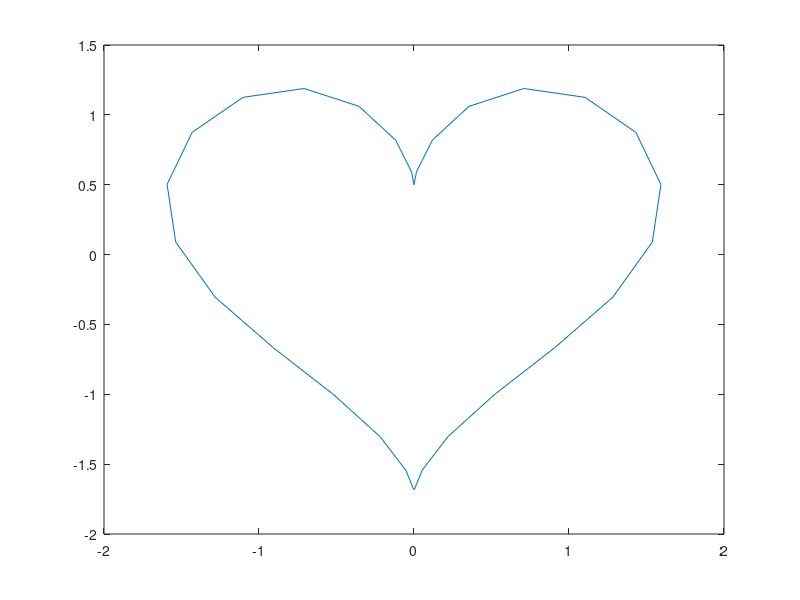

The MATLAB script that drew this image:
t = linspace(0,2*pi,30);

x = 16 * (sin(t)).^3 * 0.1;

y = 0.1*(13 * cos(t) - 5 * cos(2*t) - 2 * cos(3*t) - cos(4*t));

plot(x,y)